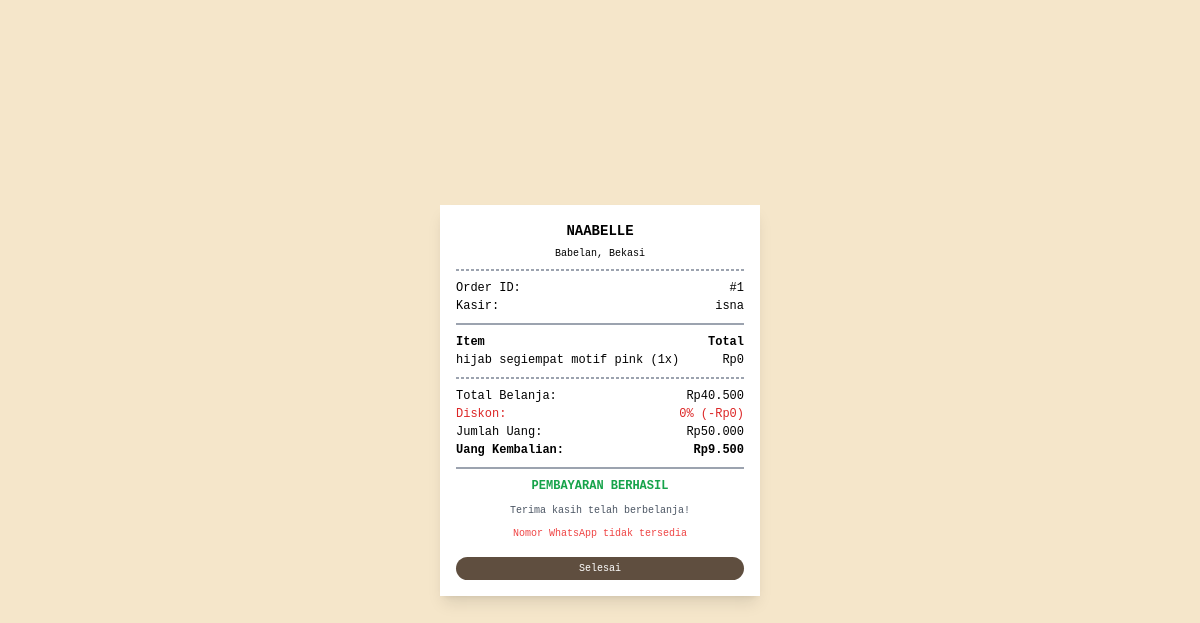
Screenshot of /struk.php?id=1 with the database file from the repository.
### tables this page shows
CREATE TABLE `transactions` (
  `id_transaksi` int(11) NOT NULL,
  `nama_produk` varchar(100) DEFAULT NULL,
  `tanggal_beli` date DEFAULT NULL,
  `admin` varchar(50) DEFAULT NULL,
  `harga` int(100) NOT NULL,
  `potongan` varchar(100) NOT NULL,
  `total_harga` int(11) DEFAULT NULL,
  `uang_dibayar` int(11) DEFAULT NULL,
  `kembalian` int(11) DEFAULT NULL,
  `phone` varchar(20) DEFAULT NULL
);

### struk.php (the view, shortened to what this page needs)
<?php
$conn = new mysqli("localhost", "root", "", "kasir");
$id_transaksi = $_GET['id'] ?? null;
$stmt = $conn->prepare("SELECT * FROM transactions WHERE id_transaksi = ?");
$stmt->bind_param("i", $id_transaksi);
$stmt->execute();
$result = $stmt->get_result();
$data = $result->fetch_assoc();
$nomor_wa = '';
$pesan_wa = "*NAABELLE - Struk Pembayaran*\n";
$pesan_wa .= "Order ID: #" . $data['id_transaksi'] . "\n";
$pesan_wa .= "Kasir: " . $data['admin'] . "\n";
$pesan_wa .= "-------------------------\n";
$pesan_wa .= "Item: " . $data['nama_produk'] . "\n";
$pesan_wa .= "Harga: Rp" . number_format($data['harga'], 0, ',', '.') . "\n";
$totalSebelumDiskon = $data['total_harga'] + $data['potongan'];
$persenDiskon = ($totalSebelumDiskon > 0) ? round(($data['potongan'] / $totalSebelumDiskon) * 100) : 0;
$pesan_wa .= "Diskon: {$persenDiskon}% (-Rp" . number_format($data['potongan'], 0, ',', '.') . ")\n";
$pesan_wa .= "-------------------------\n";
$pesan_wa .= "Total Belanja: Rp" . number_format($data['total_harga'], 0, ',', '.') . "\n";
$pesan_wa .= "Uang Dibayar: Rp" . number_format($data['uang_dibayar'], 0, ',', '.') . "\n";
$pesan_wa .= "Uang Kembalian: Rp" . number_format($data['kembalian'], 0, ',', '.') . "\n";
$pesan_wa .= "-------------------------\n";
$pesan_wa .= "Terima kasih telah berbelanja di NAABELLE ❤️";
$pesan_wa = rawurlencode($pesan_wa);
?>
<!DOCTYPE html>
<html lang="en">
<head>
  <script src="https://cdn.tailwindcss.com"></script>
</head>
<body class="min-h-screen flex items-center justify-center">
  <div class="bg-white w-full max-w-xs p-4 shadow-lg text-[12px] text-black font-mono">
    <div class="text-center font-bold text-[14px] mb-1">NAABELLE</div>
    <div class="text-center text-[10px] mb-2">Babelan, Bekasi</div>
    <hr class="border border-dashed border-gray-400 mb-2" />
    <div class="mb-2">
      <div class="flex justify-between">
        <span>Order ID:</span>
        <span>#<?= $data['id_transaksi'] ?></span>
      </div>
      <div class="flex justify-between">
        <span>Kasir:</span>
        <span><?= htmlspecialchars($data['admin']) ?></span>
      </div>
    </div>
    <hr class="border border-gray-400 mb-2" />
<div class="mb-2">
  <div class="flex justify-between font-bold">
    <span>Item</span>
    <span>Total</span>
  </div>
  <div class="flex justify-between">
    <span><?= htmlspecialchars($data['nama_produk']) ?></span>
    <span>Rp<?= number_format($data['harga'], 0, ',', '.') ?></span>
  </div>
</div>
<hr class="border border-dashed border-gray-400 mb-2" />
<div class="mb-2">
  <div class="flex justify-between">
    <span>Total Belanja:</span>
    <span>Rp<?= number_format($data['total_harga'], 0, ',', '.') ?></span>
  </div>
  <?php
    $totalSebelumDiskon = $data['total_harga'] + $data['potongan'];
    $persenDiskon = ($totalSebelumDiskon > 0) ? round(($data['potongan'] / $totalSebelumDiskon) * 100) : 0;
  ?>
  <div class="flex justify-between text-red-600">
    <span>Diskon:</span>
    <span><?= $persenDiskon ?>% (-Rp<?= number_format($data['potongan'], 0, ',', '.') ?>)</span>
  </div>
  <div class="flex justify-between">
    <span>Jumlah Uang:</span>
    <span>Rp<?= number_format($data['uang_dibayar'], 0, ',', '.') ?></span>
  </div>
  <div class="flex justify-between font-bold">
    <span>Uang Kembalian:</span>
    <span>Rp<?= number_format($data['kembalian'], 0, ',', '.') ?></span>
  </div>
</div>
    <hr class="border border-gray-400 my-2" />
    <div class="text-center text-green-600 font-bold mb-2">PEMBAYARAN BERHASIL</div>
    <div class="text-center text-[10px] text-gray-600">
      Terima kasih telah berbelanja!
    </div>
    <?php if ($nomor_wa): ?>
      <a
        href="https://wa.me/<?= $nomor_wa ?>?text=<?= $pesan_wa ?>"
        target="_blank"
        class="mt-2 bg-green-500 text-white text-[10px] rounded-full px-6 py-1 mx-auto block text-center">
        Kirim ke WhatsApp
      </a>
    <?php else: ?>
      <div class="text-red-500 text-[10px] text-center mt-2">Nomor WhatsApp tidak tersedia</div>
    <?php endif; ?>
    <a href="dashboard.php" class="mt-4 bg-[#5f4e3f] text-white text-[10px] rounded-full px-6 py-1 mx-auto block text-center">
      Selesai
    </a>
  </div>
</body>
</html>

### struk.php (style rules this page uses)
body { background: #F5E6CA; }

### rows the page displays
transactions: id_transaksi "1", admin "isna", nama_produk "hijab segiempat motif pink (1x)", harga "0", total_harga "40.500", persenDiskon "0", potongan "0", uang_dibayar "50.000", kembalian "9.500"
